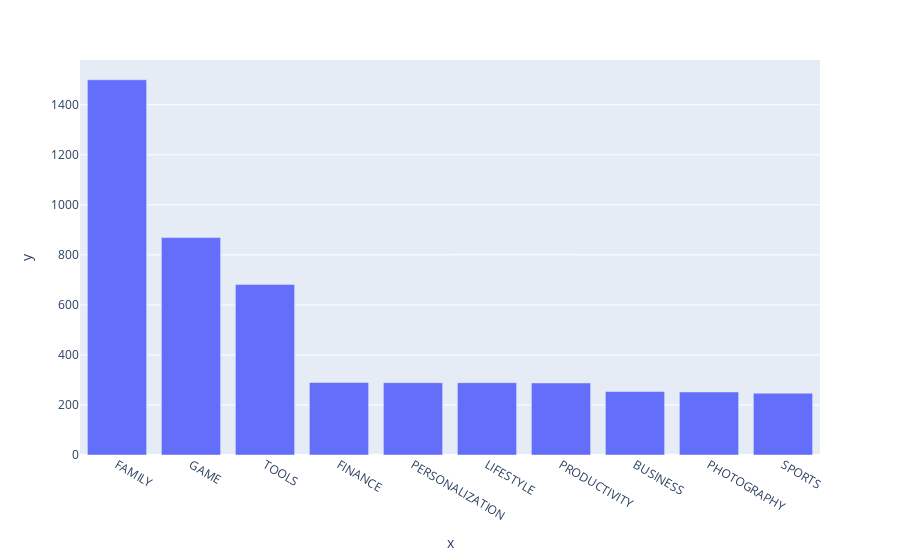

Notebook code cell kept with this figure:
### Markdown cell above
### Vertical Bar Chart - Highest Competition (Number of Apps)

### Code cell
fig = px.bar(x=top10.index,
             y=top10.values)

fig.show()

### Figure 1 — Plotly figure (JSON) as saved in the notebook; plotly's stock layout.template omitted (floating-point values rounded to 4 significant figures)
{"data": [{"alignmentgroup": "True", "hovertemplate": "x=%{x}<br>y=%{y}<extra></extra>", "legendgroup": "", "marker": {"color": "#636efa", "pattern": {"shape": ""}}, "name": "", "offsetgroup": "", "orientation": "v", "showlegend": false, "textposition": "auto", "type": "bar", "x": ["FAMILY", "GAME", "TOOLS", "FINANCE", "PERSONALIZATION", "LIFESTYLE", "PRODUCTIVITY", "BUSINESS", "PHOTOGRAPHY", "SPORTS"], "xaxis": "x", "y": [1500, 869, 682, 290, 289, 289, 288, 254, 252, 247], "yaxis": "y"}], "layout": {"barmode": "relative", "legend": {"tracegroupgap": 0}, "margin": {"t": 60}, "xaxis": {"anchor": "y", "domain": [0, 1], "title": {"text": "x"}}, "yaxis": {"anchor": "x", "domain": [0, 1], "title": {"text": "y"}}}}
